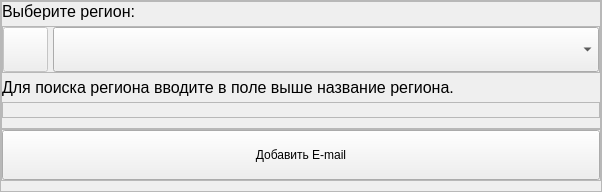
                       <widget class="QFrame" name="frame_9">
                        <property name="frameShape">
                         <enum>QFrame::StyledPanel</enum>
                        </property>
                        <property name="frameShadow">
                         <enum>QFrame::Raised</enum>
                        </property>
                        <layout class="QVBoxLayout" name="verticalLayout_28">
                         <property name="spacing">
                          <number>0</number>
                         </property>
                         <property name="leftMargin">
                          <number>0</number>
                         </property>
                         <property name="topMargin">
                          <number>0</number>
                         </property>
                         <property name="rightMargin">
                          <number>0</number>
                         </property>
                         <property name="bottomMargin">
                          <number>10</number>
                         </property>
                         <item>
                          <widget class="QFrame" name="frame_16">
                           <property name="minimumSize">
                            <size>
                             <width>600</width>
                             <height>0</height>
                            </size>
                           </property>
                           <property name="maximumSize">
                            <size>
                             <width>600</width>
                             <height>16777215</height>
                            </size>
                           </property>
                           <property name="styleSheet">
                            <string notr="true"/>
                           </property>
                           <property name="frameShape">
                            <enum>QFrame::StyledPanel</enum>
                           </property>
                           <property name="frameShadow">
                            <enum>QFrame::Raised</enum>
                           </property>
                           <property name="lineWidth">
                            <number>0</number>
                           </property>
                           <layout class="QVBoxLayout" name="verticalLayout_26">
                            <property name="spacing">
                             <number>5</number>
                            </property>
                            <property name="leftMargin">
                             <number>0</number>
                            </property>
                            <property name="topMargin">
                             <number>0</number>
                            </property>
                            <property name="rightMargin">
                             <number>0</number>
                            </property>
                            <property name="bottomMargin">
                             <number>10</number>
                            </property>
                            <item>
                             <widget class="QLabel" name="label_region">
                              <property name="maximumSize">
                               <size>
                                <width>200</width>
                                <height>16777215</height>
                               </size>
                              </property>
                              <property name="font">
                               <font>
                                <family>Arial</family>
                                <pointsize>12</pointsize>
                                <weight>50</weight>
                                <italic>false</italic>
                                <bold>false</bold>
                                <kerning>true</kerning>
                               </font>
                              </property>
                              <property name="styleSheet">
                               <string notr="true"/>
                              </property>
                              <property name="text">
                               <string>Выберите регион:</string>
                              </property>
                             </widget>
                            </item>
                            <item>
                             <widget class="QFrame" name="frame_19">
                              <property name="frameShape">
                               <enum>QFrame::StyledPanel</enum>
                              </property>
                              <property name="frameShadow">
                               <enum>QFrame::Raised</enum>
                              </property>
                              <layout class="QHBoxLayout" name="horizontalLayout_24">
                               <property name="spacing">
                                <number>5</number>
                               </property>
                               <property name="leftMargin">
                                <number>0</number>
                               </property>
                               <property name="topMargin">
                                <number>0</number>
                               </property>
                               <property name="rightMargin">
                                <number>0</number>
                               </property>
                               <property name="bottomMargin">
                                <number>0</number>
                               </property>
                               <item>
                                <widget class="QPushButton" name="btn_change_name_region">
                                 <property name="enabled">
                                  <bool>false</bool>
                                 </property>
                                 <property name="minimumSize">
                                  <size>
                                   <width>45</width>
                                   <height>45</height>
                                  </size>
                                 </property>
                                 <property name="maximumSize">
                                  <size>
                                   <width>45</width>
                                   <height>45</height>
                                  </size>
                                 </property>
                                 <property name="cursor">
                                  <cursorShape>PointingHandCursor</cursorShape>
                                 </property>
                                 <property name="toolTip">
                                  <string>Редактировать название региона</string>
                                 </property>
                                 <property name="text">
                                  <string/>
                                 </property>
                                 <property name="icon">
                                  <iconset resource="../../resource.qrc">
                                   <normaloff>:/icons/icons/edit_.svg</normaloff>:/icons/icons/edit_.svg</iconset>
                                 </property>
                                 <property name="iconSize">
                                  <size>
                                   <width>24</width>
                                   <height>24</height>
                                  </size>
                                 </property>
                                </widget>
                               </item>
                               <item>
                                <widget class="QComboBox" name="cb_list_regions">
                                 <property name="enabled">
                                  <bool>true</bool>
                                 </property>
                                 <property name="minimumSize">
                                  <size>
                                   <width>0</width>
                                   <height>45</height>
                                  </size>
                                 </property>
                                 <property name="maximumSize">
                                  <size>
                                   <width>16777215</width>
                                   <height>16777215</height>
                                  </size>
                                 </property>
                                 <property name="font">
                                  <font>
                                   <family>Arial</family>
                                   <pointsize>12</pointsize>
                                   <weight>50</weight>
                                   <italic>false</italic>
                                   <bold>false</bold>
                                   <kerning>true</kerning>
                                  </font>
                                 </property>
                                 <property name="cursor">
                                  <cursorShape>PointingHandCursor</cursorShape>
                                 </property>
                                 <property name="styleSheet">
                                  <string notr="true"/>
                                 </property>
                                 <property name="editable">
                                  <bool>false</bool>
                                 </property>
                                 <property name="currentText">
                                  <string/>
                                 </property>
                                 <property name="maxVisibleItems">
                                  <number>30</number>
                                 </property>
                                 <property name="minimumContentsLength">
                                  <number>15</number>
                                 </property>
                                </widget>
                               </item>
                              </layout>
                             </widget>
                            </item>
                            <item>
                             <widget class="QLabel" name="label_23">
                              <property name="maximumSize">
                               <size>
                                <width>16777215</width>
                                <height>16777215</height>
                               </size>
                              </property>
                              <property name="font">
                               <font>
                                <family>Arial</family>
                                <pointsize>12</pointsize>
                                <weight>50</weight>
                                <italic>false</italic>
                                <bold>false</bold>
                                <kerning>true</kerning>
                               </font>
                              </property>
                              <property name="text">
                               <string>Для поиска региона вводите в поле выше название региона.</string>
                              </property>
                             </widget>
                            </item>
                            <item>
                             <widget class="QFrame" name="frame_21">
                              <property name="frameShape">
                               <enum>QFrame::StyledPanel</enum>
                              </property>
                              <property name="frameShadow">
                               <enum>QFrame::Raised</enum>
                              </property>
                              <property name="lineWidth">
                               <number>0</number>
                              </property>
                              <layout class="QHBoxLayout" name="horizontalLayout_25">
                               <property name="spacing">
                                <number>5</number>
                               </property>
                               <property name="leftMargin">
                                <number>0</number>
                               </property>
                               <property name="topMargin">
                                <number>0</number>
                               </property>
                               <property name="rightMargin">
                                <number>0</number>
                               </property>
                               <property name="bottomMargin">
                                <number>0</number>
                               </property>
                               <item>
                                <widget class="QLabel" name="labelRegionID">
                                 <property name="minimumSize">
                                  <size>
                                   <width>30</width>
                                   <height>0</height>
                                  </size>
                                 </property>
                                 <property name="maximumSize">
                                  <size>
                                   <width>16777215</width>
                                   <height>16777215</height>
                                  </size>
                                 </property>
                                 <property name="text">
                                  <string/>
                                 </property>
                                </widget>
                               </item>
                               <item>
                                <widget class="QLabel" name="lbl_selected_region">
                                 <property name="text">
                                  <string/>
                                 </property>
                                </widget>
                               </item>
                              </layout>
                             </widget>
                            </item>
                           </layout>
                          </widget>
                         </item>
                         <item>
                          <widget class="QFrame" name="frame_17">
                           <property name="styleSheet">
                            <string notr="true"/>
                           </property>
                           <property name="frameShape">
                            <enum>QFrame::StyledPanel</enum>
                           </property>
                           <property name="frameShadow">
                            <enum>QFrame::Raised</enum>
                           </property>
                           <property name="lineWidth">
                            <number>0</number>
                           </property>
                           <layout class="QHBoxLayout" name="horizontalLayout_12">
                            <property name="spacing">
                             <number>0</number>
                            </property>
                            <property name="leftMargin">
                             <number>0</number>
                            </property>
                            <property name="topMargin">
                             <number>0</number>
                            </property>
                            <property name="rightMargin">
                             <number>0</number>
                            </property>
                            <property name="bottomMargin">
                             <number>0</number>
                            </property>
                            <item>
                             <widget class="QPushButton" name="btn_add_field_email_region">
                              <property name="minimumSize">
                               <size>
                                <width>0</width>
                                <height>50</height>
                               </size>
                              </property>
                              <property name="maximumSize">
                               <size>
                                <width>16777215</width>
                                <height>50</height>
                               </size>
                              </property>
                              <property name="cursor">
                               <cursorShape>PointingHandCursor</cursorShape>
                              </property>
                              <property name="text">
                               <string>Добавить E-mail</string>
                              </property>
                             </widget>
                            </item>
                           </layout>
                          </widget>
                         </item>
                        </layout>
                       </widget>
